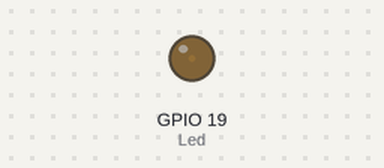
The program below on a simulated ESP32 board running MicroPython. Parts: output pins drawn as LEDs (lit = HIGH).

Above: at 0.05 s.
At 2.35 s:
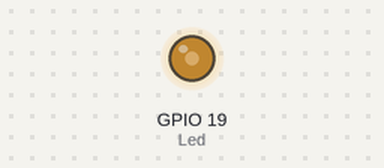
At 4.65 s:
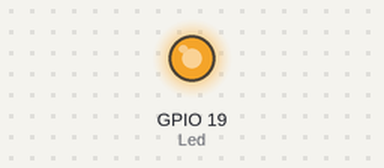
At 9.25 s:
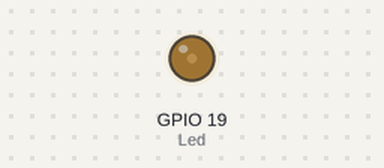
Timing chart, 0 to 13.4 s (numbered marks = the images above):
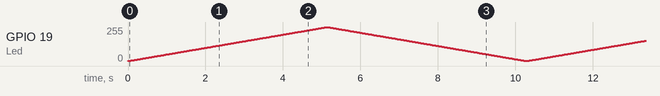

The program:

red_pwm.py
```python
from machine import Pin, PWM
from time import sleep


frequency= 5000
Led= Pin(19)
pwm0= PWM(Led,frequency)
while True:
    for dc in range(0,1024):
        pwm0.duty(dc)
        sleep(0.005)
    for dc in range(1023,0,-1):
        pwm0.duty(dc)
        sleep(0.005)
```
